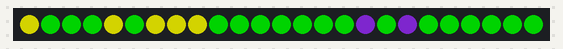
The program below on a simulated BBC micro:bit (MakeCode). Shown: 25 RGB LEDs in strip order, left to right. Dim RGB values are drawn brighter than linear. At 26.1 s the program stops and its outputs stay as they are.

Above: at 0.1 s.
At 21.6 s:
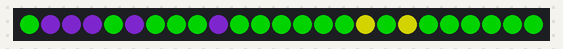

The program:

main.ts
```typescript
let strip = neopixel.create(DigitalPin.P1, 25, NeoPixelMode.RGB)
let achtergrondkleur = neopixel.hsl(205, 100, 68)
strip.showColor(neopixel.colors(NeoPixelColors.Green))
let rij1 = strip.range(1, 3)
let led9 = strip.range(9, 1)
let led5 = strip.range(5, 1)
let led16 = strip.range(16, 1)
let led18 = strip.range(18, 1)
let led0 = strip.range(0, 1)
let led4 = strip.range(4, 1)
let rij2 = strip.range(6, 3)
rij1.showColor(neopixel.colors(NeoPixelColors.Violet))
led9.showColor(neopixel.colors(NeoPixelColors.Violet))
led5.showColor(neopixel.colors(NeoPixelColors.Violet))
led16.showColor(neopixel.colors(NeoPixelColors.Yellow))
led18.showColor(neopixel.colors(NeoPixelColors.Yellow))
for (let index = 0; index < 4; index++) {
    strip.showColor(neopixel.colors(NeoPixelColors.Green))
    led16.showColor(neopixel.colors(NeoPixelColors.Violet))
    led18.showColor(neopixel.colors(NeoPixelColors.Violet))
    led0.showColor(neopixel.colors(NeoPixelColors.Yellow))
    led4.showColor(neopixel.colors(NeoPixelColors.Yellow))
    rij2.showColor(neopixel.colors(NeoPixelColors.Yellow))
    rij1.showColor(neopixel.colors(NeoPixelColors.Green))
    led5.showColor(neopixel.colors(NeoPixelColors.Green))
    led9.showColor(neopixel.colors(NeoPixelColors.Green))
    basic.pause(2000)
    led18.showColor(neopixel.colors(NeoPixelColors.Yellow))
    led16.showColor(neopixel.colors(NeoPixelColors.Yellow))
    rij1.showColor(neopixel.colors(NeoPixelColors.Violet))
    led5.showColor(neopixel.colors(NeoPixelColors.Violet))
    led9.showColor(neopixel.colors(NeoPixelColors.Violet))
    led0.showColor(neopixel.colors(NeoPixelColors.Green))
    led4.showColor(neopixel.colors(NeoPixelColors.Green))
    rij2.showColor(neopixel.colors(NeoPixelColors.Green))
    basic.pause(2000)
    for (let index = 0; index < 25; index++) {
        strip.shift(1)
        basic.pause(100)
    }
}
```

test.ts
```typescript
// tests gaan hier; deze zal niet worden gecompileerd wanneer dit pakket wordt gebruikt als extensie.
```
